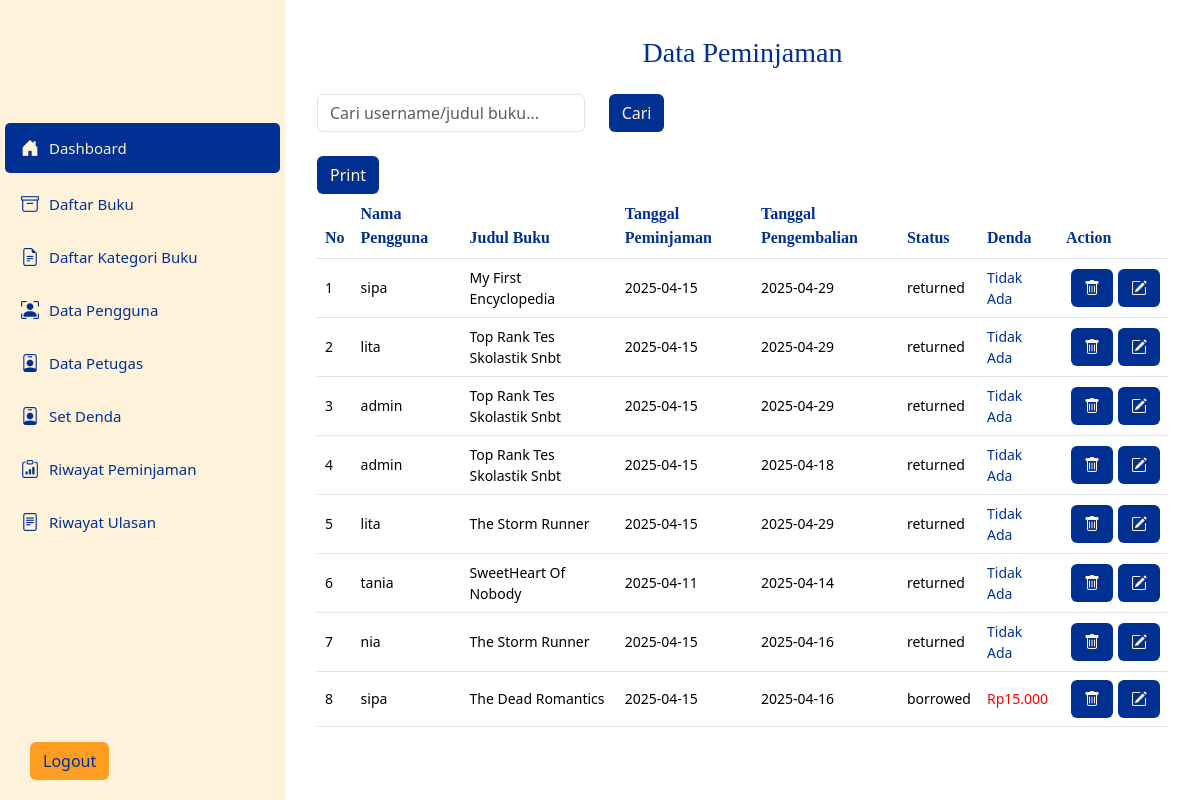
/back_end/admin/index.php?page=data_peminjaman (signed in), run on the app's committed database.
### tables this page shows
CREATE TABLE `tb_peminjaman` (
  `id_peminjaman` int(11) NOT NULL,
  `id_user` int(11) NOT NULL,
  `id_buku` int(11) NOT NULL,
  `tanggal_peminjaman` date NOT NULL,
  `tanggal_pengembalian` date NOT NULL,
  `status_peminjaman` enum('borrowed','returned','overdue','') NOT NULL
);

CREATE TABLE `tb_user` (
  `id_user` int(11) NOT NULL,
  `username` varchar(255) NOT NULL,
  `nama_lengkap` varchar(255) NOT NULL,
  `password` varchar(255) NOT NULL,
  `email` varchar(255) NOT NULL,
  `alamat` text NOT NULL,
  `role` enum('pelanggan','petugas','admin','') NOT NULL
);

CREATE TABLE `tb_buku` (
  `id_buku` int(11) NOT NULL,
  `judul` varchar(255) NOT NULL,
  `penulis` varchar(255) NOT NULL,
  `penerbit` varchar(255) NOT NULL,
  `tahun_terbit` int(11) NOT NULL,
  `deskripsi_buku` text NOT NULL,
  `gambar_buku` varchar(255) NOT NULL
);

CREATE TABLE `tb_denda` (
  `id` int(11) NOT NULL,
  `nama_pengaturan` varchar(200) NOT NULL,
  `nilai` varchar(50) NOT NULL
);

### back_end/admin/pages/data_peminjaman.php (the view, shortened to what this page needs)
<?php
include "../../lib/koneksi.php";
?>
<!doctype html>
<html lang="en">
<head>
    <link href="https://cdn.jsdelivr.net/npm/bootstrap@5.3.3/dist/css/bootstrap.min.css" rel="stylesheet"
>
    <link rel="stylesheet" href="https://cdn.jsdelivr.net/npm/bootstrap-icons@1.5.0/font/bootstrap-icons.css">
</head>
<body>
    <center>
        <h3 class="mt-3 mb-4">Data Peminjaman</h3>
    </center>
    <div class="container mt-3">
        <form method="GET" action="">
            <div class="row mb-4">
                <div class="col-md-4">
                    <input type="text" name="keyword" class="form-control" placeholder="Cari username/judul buku..."
                        value="<?= isset($_GET['keyword']) ? htmlspecialchars($_GET['keyword']) : '' ?>">
                </div>
                <div class="col-md-2">
                    <button type="submit" class="btn btn-md">Cari</button>
                </div>
            </div>
            <button type="submit" class="btn btn-md" onclick="window.print()">Print</button>
        </form>
        <div class="table-responsive">
            <table class="table table-hover align-middle">
                <thead class="table">
                    <tr>
                        <th style="color: #003092;">No</th>
                        <th style="color: #003092;">Nama Pengguna</th>
                        <th style="color: #003092;">Judul Buku</th>
                        <th style="color: #003092;">Tanggal Peminjaman</th>
                        <th style="color: #003092;">Tanggal Pengembalian</th>
                        <th style="color: #003092;">Status</th>
                        <th style="color: #003092;">Denda</th>
                        <th style="color: #003092;">Action</th>
                    </tr>
                </thead>
                <tbody>
                    <?php
                    $no = 1;
                    $keyword = isset($_GET['keyword']) ? '%' . $_GET['keyword'] . '%' : '%';
                    $sql = "
                        SELECT a.id_peminjaman, b.username, c.judul, a.tanggal_peminjaman, a.tanggal_pengembalian, a.status_peminjaman
                        FROM tb_peminjaman a
                        INNER JOIN tb_user b ON a.id_user = b.id_user
                        INNER JOIN tb_buku c ON a.id_buku = c.id_buku
                        WHERE b.username LIKE ? OR c.judul LIKE ?
                        ORDER BY a.id_peminjaman DESC
                    ";
                    $stmt = $pdo->prepare($sql);
                    $stmt->execute([$keyword, $keyword]);
                    while ($rowResult = $stmt->fetch(PDO::FETCH_ASSOC)) {
                        $tgl_kembali = new DateTime($rowResult['tanggal_pengembalian']);
                        $today = new DateTime();
                        $denda = 0;
                        if ($today > $tgl_kembali && $rowResult['status_peminjaman'] === 'borrowed') {
                            $selisih = $today->diff($tgl_kembali)->days;
                            $stmt = $pdo->prepare("SELECT nilai FROM tb_denda WHERE nama_pengaturan = :nama");
                            $stmt->execute([':nama' => 'denda']);
                            $denda_per_hari = (int) $stmt->fetchColumn();
                            $denda = $selisih * $denda_per_hari;
                        }
                        ?>
                    <tr>
                        <td><?= $no++ ?></td>
                        <td><?= htmlspecialchars($rowResult['username']) ?></td>
                        <td><?= htmlspecialchars($rowResult['judul']) ?></td>
                        <td><?= $rowResult['tanggal_peminjaman'] ?></td>
                        <td><?= $rowResult['tanggal_pengembalian'] ?></td>
                        <td><?= $rowResult['status_peminjaman'] ?></td>
                        <td style="color: <?= $denda > 0 ? 'red' : '#003092' ?>;">
                            <?= $denda > 0 ? 'Rp' . number_format($denda, 0, ',', '.') : 'Tidak Ada' ?>
                        </td>
                        <td>
                            <div class="action">
                                <a href="?page=hapus_pinjam&id=<?= $rowResult['id_peminjaman']; ?>"
                                    class="btn btn-md"><i class="bi-trash"></i></a>
                                <a href="?page=edit_pinjam&id=<?= $rowResult['id_peminjaman']; ?>" class="btn btn-md"><i
                                        class="bi-pencil-square"></i></a>
                            </div>
                        </td>
                    </tr>
                    <?php
                    }
                    ?>
                </tbody>
            </table>
        </div>
    </div>
</body>
</html>

### back_end/admin/pages/data_peminjaman.php (style rules this page uses)
h3 { font-family: aes; color: #003092; }
th { font-family: biasa; }
tbody tr td { font-size: 14px; color: #003092; }
.btn-md { color: #FFF2DB; background-color: #003092; }
.action { display: flex; }
.action a { margin-left: 5px; }

### data on the page
tb_peminjaman: id_user.username "sipa", id_buku.judul "My First Encyclopedia", tanggal_peminjaman "2025-04-15", tanggal_pengembalian "2025-04-29", status_peminjaman "returned", shows "Tidak Ada"
tb_peminjaman: id_user.username "lita", id_buku.judul "Top Rank Tes Skolastik Snbt", tanggal_peminjaman "2025-04-15", tanggal_pengembalian "2025-04-29", status_peminjaman "returned", shows "Tidak Ada"
tb_peminjaman: id_user.username "admin", id_buku.judul "Top Rank Tes Skolastik Snbt", tanggal_peminjaman "2025-04-15", tanggal_pengembalian "2025-04-29", status_peminjaman "returned", shows "Tidak Ada"
tb_peminjaman: id_user.username "admin", id_buku.judul "Top Rank Tes Skolastik Snbt", tanggal_peminjaman "2025-04-15", tanggal_pengembalian "2025-04-18", status_peminjaman "returned", shows "Tidak Ada"
tb_peminjaman: id_user.username "lita", id_buku.judul "The Storm Runner", tanggal_peminjaman "2025-04-15", tanggal_pengembalian "2025-04-29", status_peminjaman "returned", shows "Tidak Ada"
tb_peminjaman: id_user.username "tania", id_buku.judul "SweetHeart Of Nobody", tanggal_peminjaman "2025-04-11", tanggal_pengembalian "2025-04-14", status_peminjaman "returned", shows "Tidak Ada"
tb_peminjaman: id_user.username "nia", id_buku.judul "The Storm Runner", tanggal_peminjaman "2025-04-15", tanggal_pengembalian "2025-04-16", status_peminjaman "returned", shows "Tidak Ada"
tb_peminjaman: id_user.username "sipa", id_buku.judul "The Dead Romantics", tanggal_peminjaman "2025-04-15", tanggal_pengembalian "2025-04-16", status_peminjaman "borrowed", tanggal_pengembalian.nilai "15.000"
